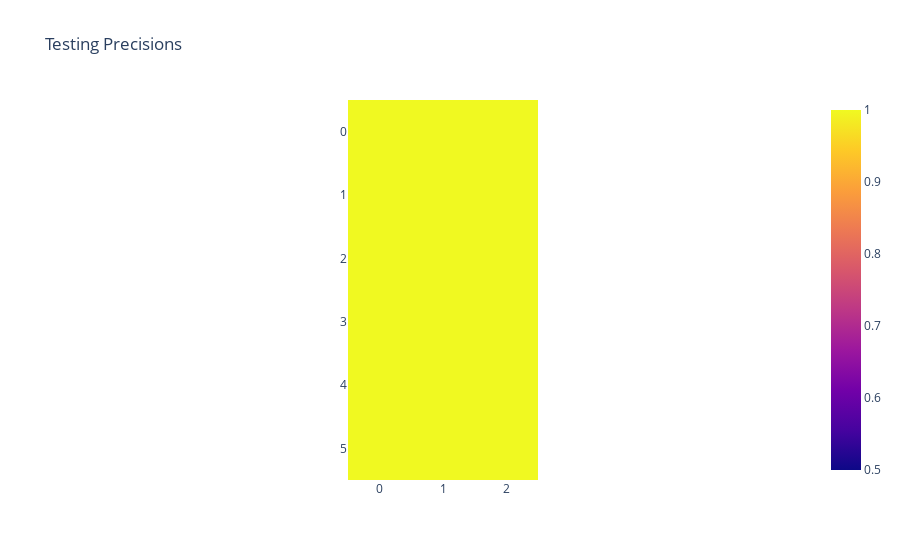

Notebook code cell kept with this figure:
### Code cell
px.imshow(test_precs,range_color=[0.5,1],title='Testing Precisions')

### Figure 1 — Plotly figure (JSON) as saved in the notebook; plotly's stock layout.template omitted (floating-point values rounded to 4 significant figures)
{"data": [{"coloraxis": "coloraxis", "hovertemplate": "x: %{x}<br>y: %{y}<br>color: %{z}<extra></extra>", "name": "0", "type": "heatmap", "xaxis": "x", "yaxis": "y", "z": [[1, 1, 1], [1, 1, 1], [1, 1, 1], [1, 0.9999, 0.9999], [1, 1, 0.9999], [1, 0.9999, 0.9999]]}], "layout": {"coloraxis": {"cmax": 1, "cmin": 0.5, "colorscale": [[0, "#0d0887"], [0.1111, "#46039f"], [0.2222, "#7201a8"], [0.3333, "#9c179e"], [0.4444, "#bd3786"], [0.5556, "#d8576b"], [0.6667, "#ed7953"], [0.7778, "#fb9f3a"], [0.8889, "#fdca26"], [1, "#f0f921"]]}, "title": {"text": "Testing Precisions"}, "xaxis": {"anchor": "y", "constrain": "domain", "domain": [0, 1], "scaleanchor": "y"}, "yaxis": {"anchor": "x", "autorange": "reversed", "constrain": "domain", "domain": [0, 1]}}}
